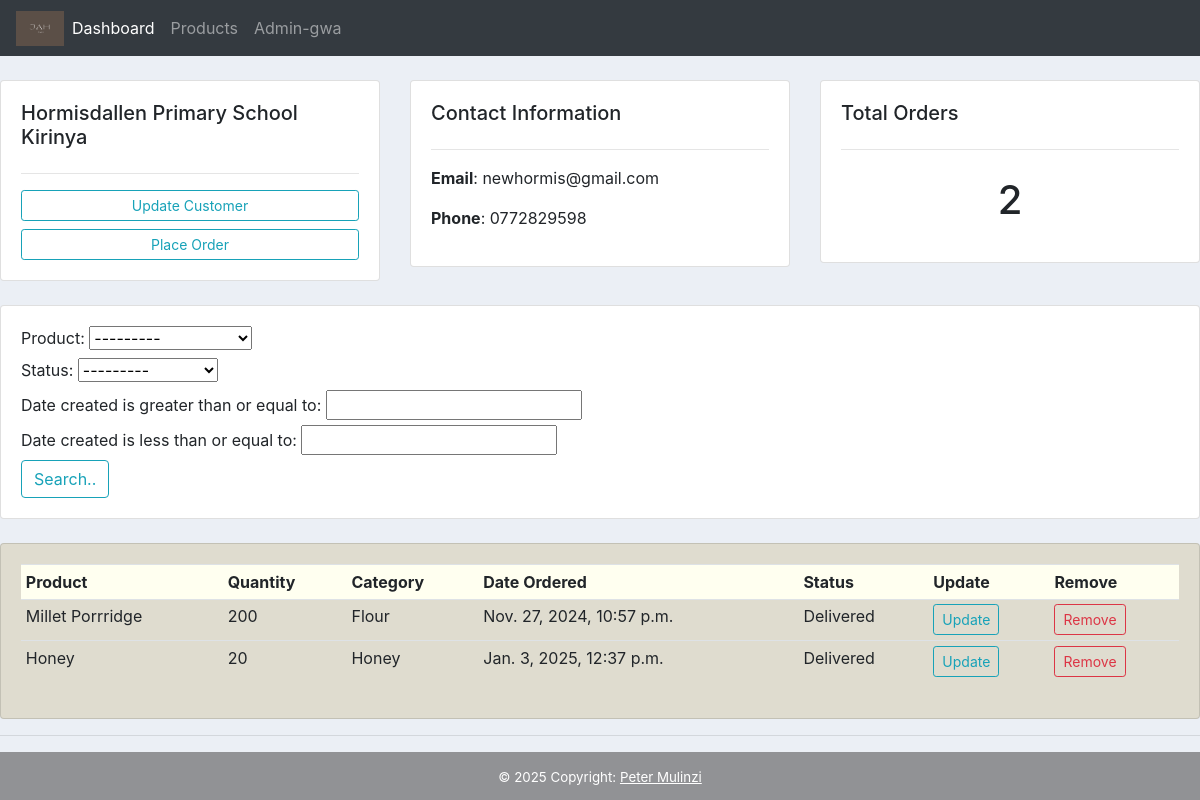
The app's page /customers/1/, older data.
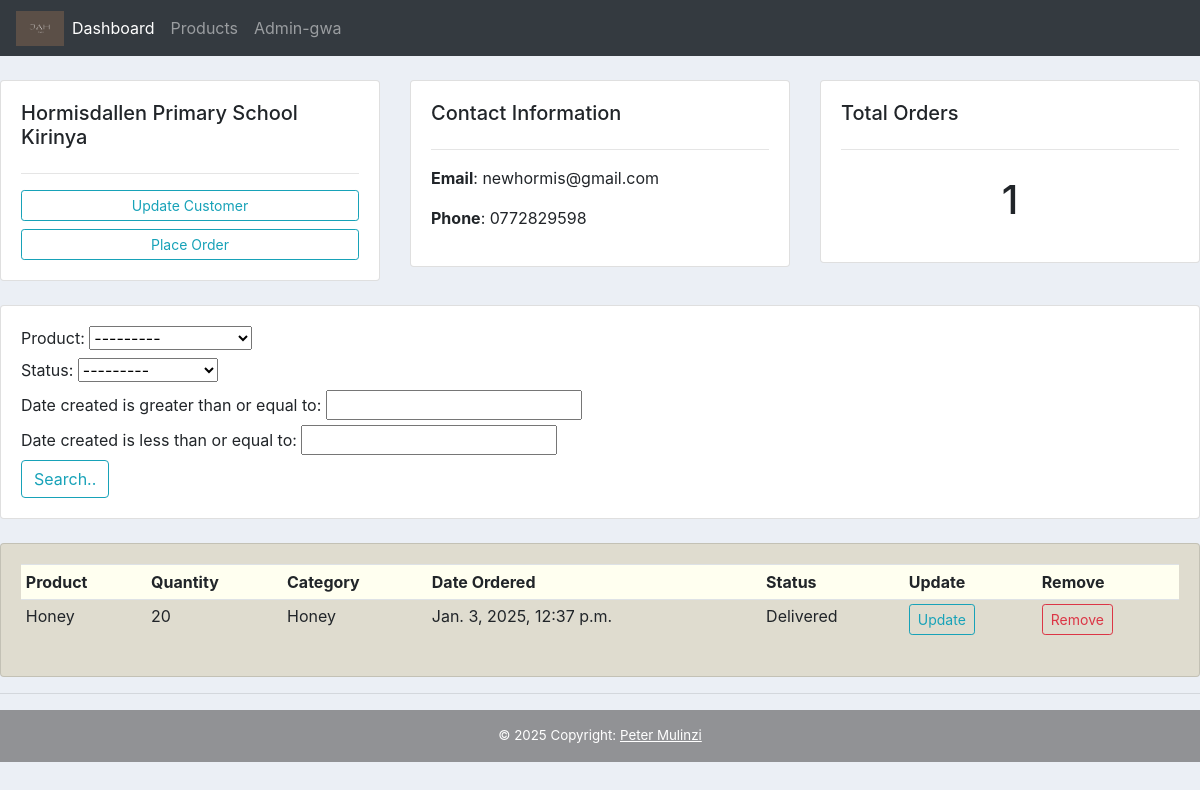
The same page, newer data.
### Jah_Accounts/models.py (models this page shows, shortened)
class Order(models.Model):
    STATUS = (
        ('Pending', 'Pending'),
        ('Out for delivery', 'Out for delivery'),
        ('Delivered', 'Delivered'),
    )
    MEASUREMENT = (
        ('Kgs', 'Kgs'),
        ('Tins', 'Tins'),
    )
    Customer = models.ForeignKey(Customer, null=True, on_delete=models.SET_NULL)
    Product = models.ForeignKey(Product, null=True, on_delete=models.SET_NULL,)
    date_created = models.DateTimeField(auto_now_add=True, null=True)
    status = models.CharField(max_length=200, null=True, choices=STATUS)
    tags = models.ManyToManyField(Tag)
    Quantity = models.CharField(null=True, max_length=4)
    units = models.CharField(max_length=200, null=True, choices=MEASUREMENT,)
    note = models.CharField(max_length=200, null=True)

class Product(models.Model):
    CATEGORY = (
        ('Flour', 'Flour'),
        ('Honey', 'Honey'),
        ('Spice', 'Spice'),
    )
    name = models.CharField(max_length=200, null=True)
    price = models.FloatField(null=True)
    category = models.CharField(max_length=200, null=True, choices=CATEGORY)
    description = models.CharField(max_length=200, null = True, blank = True)
    date_created = models.DateTimeField(auto_now_add=True, null=True)
    def __str__(self):
        return self.name

### Jah_Accounts/views.py (the view)
# urls.py: path('customers/<cust_id>/', views.customers, name='customers'),
def customers(request, cust_id):
    customers = Customer.objects.get(id = cust_id)
    orders = customers.order_set.all()  #need to re-go through the exact purpose of this when back online!
    order_count = orders.count()
    myFilter = OrderFilter(request.GET, queryset=orders)
    orders = myFilter.qs
    context = {'customers': customers, 'orders': orders, 'order_count': order_count, 'customer_name': customers, 'myFilter': myFilter,}
    return render(request, 'Jah_Accounts/Customer.html', context)

### Jah_Accounts/models.py (called while the page is built)
    def __str__(self):
        return self.name

### Jah_Accounts/templates/Jah_Accounts/Customer.html
{% extends "Jah_Accounts/main.html" %}
{% block content %}
<br>
<div class="row">
    <div class="col-md">
        <div class="card card-body">
            <h5>{{customer_name}}</h5>
            <hr>
            <a class="btn btn-outline-info btn-sm btn-block" href="{% url 'updateCustomer' customers.id %}">Update Customer</a>
            <a class="btn btn-outline-info btn-sm btn-block" href="{% url 'createOrder' customers.id %}">Place Order</a>
        </div>
    </div>
    <div class="col-md">
        <div class="card card-body">
            <h5>Contact Information</h5>
            <hr>
            <p><b>Email</b>: {{customers.email}}</p>
            <p><b>Phone</b>: {{customers.phone}}</p>
        </div>
    </div>
    <div class="col-md">
        <div class="card card-body">
            <h5>Total Orders</h5>
            <hr>
            <h1 style="text-align: center; padding: 10px;">{{order_count}}</h1>
        </div>
    </div>
</div>
<br>
<div class="row">
    <div class="col">
        <div class="card card-body">
            <form method="get">
                {{myFilter.form}}
            <button class="btn btn-primry btn-outline-info" type="submit">Search..</button>
            </form>
        </div>
    </div>
</div>
<br>
<div class="row">
    <div class="col-md">
        <div class="card card-body" style="background-color: rgb(223, 220, 207);">
            <table class="table table-sm">
                <tr style="background-color: ivory;">
                    <th>Product</th>
                    <th>Quantity</th>
                    <th>Category</th>
                    <th>Date Ordered</th>
                    <th>Status</th>
                    <th>Update</th>
                    <th>Remove</th>
                </tr>
                {% for order in orders %}
                  <tr>
                    <td>{{ order.Product }}</td>
                    <td>{{order.Quantity}}</td>
                    <td>{{ order.Product.category }}</td>
                    <td>{{ order.date_created }}</td>
                    <td>{{ order.status }}</td>
                    <td><a class="btn btn-sm btn-outline-info" href="{% url 'updateOrder' order.id %}">Update</a></td>
                    <td><a class="btn btn-sm btn-outline-danger" href="{% url 'deleteOrder' order.id %}">Remove</a></td>
                  </tr>
                {% endfor %}
            </table>
        </div>
    </div>
</div>
{% endblock %}

Row changes from the older to the newer data that the page shows:
removed Order: Product "Millet Porrridge", Quantity "200", Product.category "Flour", date_created "Nov. 27, 2024, 10:57 p.m.", status "Delivered"
Text that changed along with them:
{{ order_count }}: "2" → "1"
